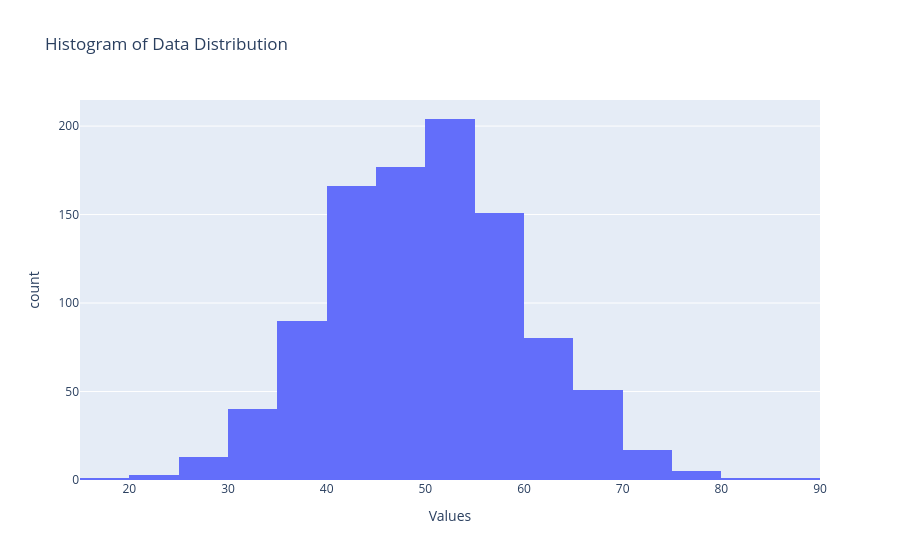

Notebook cell for this chart:
### Code cell
# Generate sample data
np.random.seed(42)
data = np.random.normal(loc=50, scale=10, size=1000)  # Normal distribution

# Plot histogram
fig = px.histogram(x=data, nbins=30, title='Histogram of Data Distribution', labels={'x': 'Values'})
fig.show()

### Figure 1 — Plotly figure (JSON) as saved in the notebook; plotly's stock layout.template omitted (floating-point values rounded to 4 significant figures; data arrays with more than 128 entries replaced by an {"elided": "..."} marker saying what was removed)
{"data": [{"alignmentgroup": "True", "bingroup": "x", "hovertemplate": "Values=%{x}<br>count=%{y}<extra></extra>", "legendgroup": "", "marker": {"color": "#636efa", "pattern": {"shape": ""}}, "name": "", "nbinsx": 30, "offsetgroup": "", "orientation": "v", "showlegend": false, "type": "histogram", "x": {"elided": "1000 float values"}, "xaxis": "x", "yaxis": "y"}], "layout": {"barmode": "relative", "legend": {"tracegroupgap": 0}, "title": {"text": "Histogram of Data Distribution"}, "xaxis": {"anchor": "y", "domain": [0, 1], "title": {"text": "Values"}}, "yaxis": {"anchor": "x", "domain": [0, 1], "title": {"text": "count"}}}}
